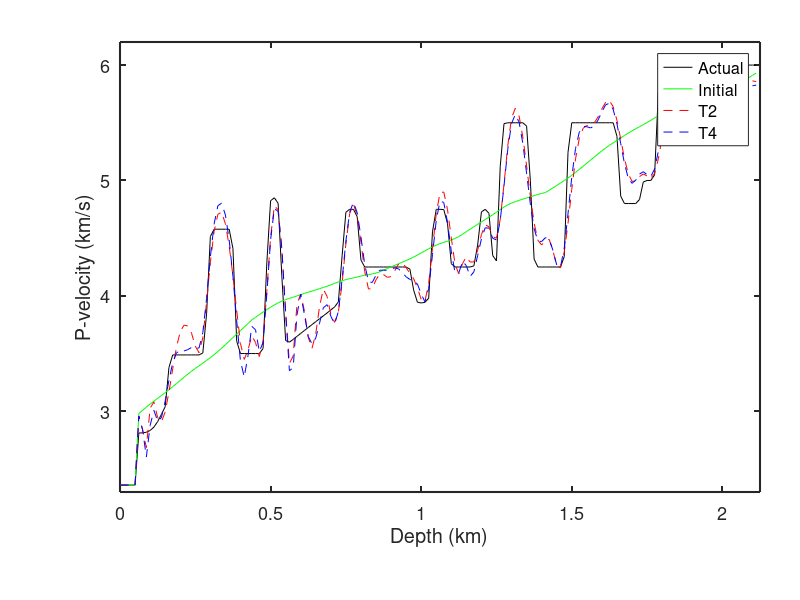
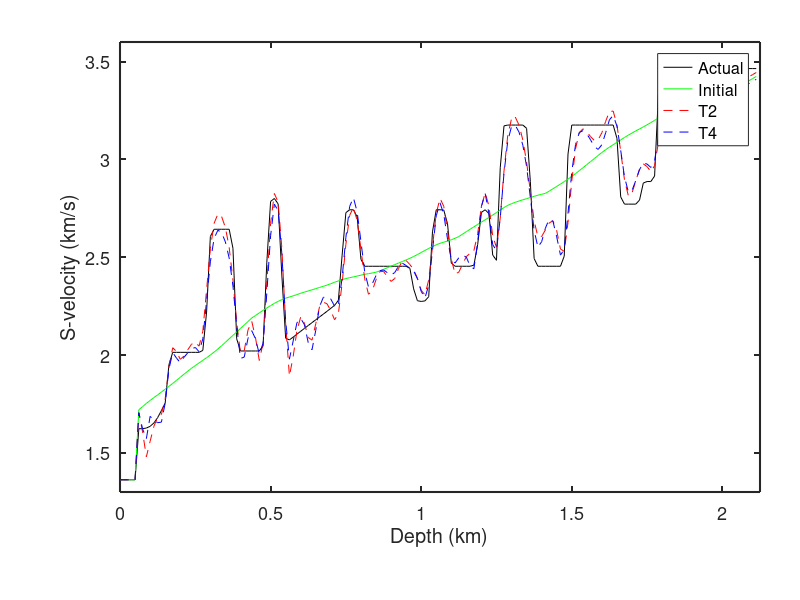
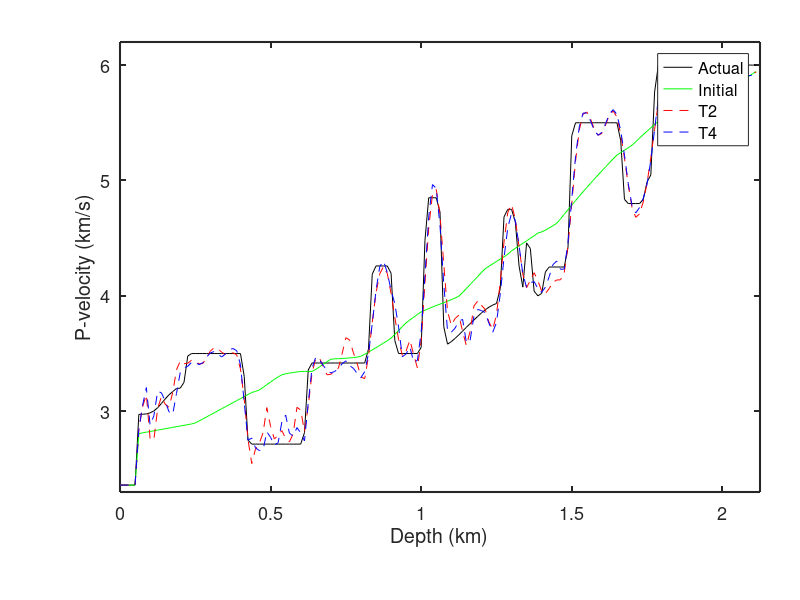
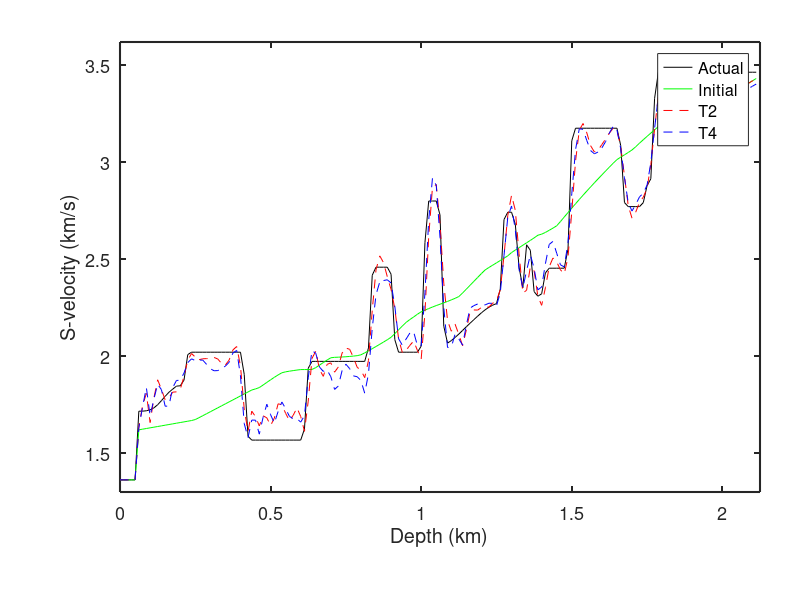

Source code (MATLAB) for these figures, in order: (Note: this script raises an error after producing the figures.)
clear;
clear all;
close all
clc;
nz=170;
nx=800;
nt=3000;
dx=12.5;dz=12.5;dt=0.001;
xx=0:dx:dx*(nx-1);
zz=0:dz:dz*(nz-1);
xx=xx/1000;
zz=zz/1000;
tt=0:dt:dt*(nt-1);

%% actual model
fid=fopen('acc_vp.dat','rb');
fid2=fopen('acc_vs.dat','rb');                                                                                                                   
p1=fread(fid,[nz,nx],'float');
p2=fread(fid2,[nz,nx],'float');
fclose(fid);fclose(fid2);
p1=p1/1000;
p2=p2/1000;

% maxp1=max(max(abs(p1)));
% maxp2=max(max(abs(p2)));
% p1=p1/maxp1;
% p2=p2/maxp1;

accp=p1;
accs=p2;

p_acc=p1(:,350);
s_acc=p2(:,350);

p_acc=p1(:,216);;
s_acc=p2(:,216);;


fid=fopen('ini_vp.dat','rb');
fid2=fopen('ini_vs.dat','rb');                                                                                                                   
p1=fread(fid,[nz,nx],'float');
p2=fread(fid2,[nz,nx],'float');
fclose(fid);fclose(fid2);
p1=p1/1000;
p2=p2/1000;

inip=p1;
inis=p2;

p_ini=p1(:,350);
s_ini=p2(:,350);

p_ini=p1(:,216);;
s_ini=p2(:,216);;
%% inversion
fid=fopen('5ifreq_vp.dat','rb');    %tra
fid2=fopen('5ifreq_vs.dat','rb');                                                                                                                   
p1=fread(fid,[nz,nx],'float');
p2=fread(fid2,[nz,nx],'float');
fclose(fid);fclose(fid2);

% maxp1=max(max(abs(p1)));
% maxp2=max(max(abs(p2)));
p1=p1/1000;
p2=p2/1000;

T2p=p1;
T2s=p2;


p=p1(:,216);
s=p2(:,216);

fid=fopen('5ifreq_vpn.dat','rb');
fid2=fopen('5ifreq_vsn.dat','rb');                                                                                                                   
p1=fread(fid,[nz,nx],'float');
p2=fread(fid2,[nz,nx],'float');
fclose(fid);fclose(fid2);
p1=p1/1000;
p2=p2/1000;
% maxp1=max(max(abs(p1)));
% maxp2=max(max(abs(p2)));
% p1=p1/maxp1;
% p2=p2/maxp1;

T4p=p1;
T4s=p2;

p_cov=p1(:,216);;
s_cov=p2(:,216);;

%%

figure(1)
h1=axes('position',[0.15 0.15 0.85 .85]);
set(gcf,'Position',[100 300 600 300]);
set(gca,'Position',[.15 .18 .80 .75]);
axis(h1);
h3=plot(zz,p_acc,'-k',zz,p_ini,'-g',zz,p,'--r',zz,p_cov,'--b');
xlabel('Depth (km)','fontsize',13);
ylabel('P-velocity (km/s)','fontsize',13);
set(gca,'fontsize',13);
axis([0 2.125 2.300 6.2000])
legend('Actual','Initial','T2','T4');

% h2=axes('position',[0.21 0.55 0.34 0.36]);
% axis(h2);
% 
%         figure_FontSize=13;  
%         set(get(gca,'XLabel'),'FontSize',figure_FontSize,'Vertical','middle'); 
%         set(get(gca,'YLabel'),'FontSize',figure_FontSize,'Vertical','middle'); 
%         set(findobj('FontSize',10),'FontSize',figure_FontSize);  
%         set(findobj(get(gca,'Children'),'LineWidth',1),'LineWidth',1); 
%         set(gcf, 'PaperPositionMode', 'manual');
% h4=plot(zz,p_acc,'-k',zz,p_ini,'-g',zz,p,'--r',zz,p_cov,'--b');
% axis([0.2 0.55 1.9 2.300]);
% hold on 
% h=[h3;h4];

set(h1,'LineWidth',1.5); 


figure(2)
h1=axes('position',[0.15 0.15 0.85 .85]);
set(gcf,'Position',[100 300 600 300]);
set(gca,'Position',[.15 .18 .80 .75]);
axis(h1);
h3=plot(zz,s_acc,'-k',zz,s_ini,'-g',zz,s,'--r',zz,s_cov,'--b');
xlabel('Depth (km)','fontsize',13);
ylabel('S-velocity (km/s)','fontsize',13);
set(gca,'fontsize',13);
axis([0 2.125 1.300 3.60])

% h2=axes('position',[0.21 0.55 0.34 0.36]);
% axis(h2);
% 
%         figure_FontSize=13;  
%         set(get(gca,'XLabel'),'FontSize',figure_FontSize,'Vertical','middle'); 
%         set(get(gca,'YLabel'),'FontSize',figure_FontSize,'Vertical','middle'); 
%         set(findobj('FontSize',10),'FontSize',figure_FontSize);  
%         set(findobj(get(gca,'Children'),'LineWidth',1),'LineWidth',1); 
%         set(gcf, 'PaperPositionMode', 'manual');
% h4=plot(zz,s_acc,'-k',zz,s_ini,'-g',zz,s,'--r',zz,s_cov,'--b');
% axis([0.5 0.88 1.25 1.7500]);
% hold on 
% h=[h3;h4];

set(h1,'LineWidth',1.5); 
legend('Actual','Initial','T2','T4');

%% actual model
fid=fopen('acc_vp.dat','rb');
fid2=fopen('acc_vs.dat','rb');                                                                                                                   
p1=fread(fid,[nz,nx],'float');
p2=fread(fid2,[nz,nx],'float');
fclose(fid);fclose(fid2);
p1=p1/1000;
p2=p2/1000;

% maxp1=max(max(abs(p1)));
% maxp2=max(max(abs(p2)));
% p1=p1/maxp1;
% p2=p2/maxp1;

p_acc=p1(:,568);
s_acc=p2(:,568);



fid=fopen('ini_vp.dat','rb');
fid2=fopen('ini_vs.dat','rb');                                                                                                                   
p1=fread(fid,[nz,nx],'float');
p2=fread(fid2,[nz,nx],'float');
fclose(fid);fclose(fid2);
p1=p1/1000;
p2=p2/1000;

p_ini=p1(:,568);
s_ini=p2(:,568);


%% inversion
fid=fopen('5ifreq_vp.dat','rb');    %tra
fid2=fopen('5ifreq_vs.dat','rb');                                                                                                                   
p1=fread(fid,[nz,nx],'float');
p2=fread(fid2,[nz,nx],'float');
fclose(fid);fclose(fid2);

% maxp1=max(max(abs(p1)));
% maxp2=max(max(abs(p2)));
p1=p1/1000;
p2=p2/1000;


p=p1(:,568);
s=p2(:,568);


fid=fopen('5ifreq_vpn.dat','rb');
fid2=fopen('5ifreq_vsn.dat','rb');                                                                                                                   
p1=fread(fid,[nz,nx],'float');
p2=fread(fid2,[nz,nx],'float');
fclose(fid);fclose(fid2);
p1=p1/1000;
p2=p2/1000;
% maxp1=max(max(abs(p1)));
% maxp2=max(max(abs(p2)));
% p1=p1/maxp1;
% p2=p2/maxp1;


p_cov=p1(:,568);
s_cov=p2(:,568);



%%

figure(3)
h1=axes('position',[0.15 0.15 0.85 .85]);
set(gcf,'Position',[100 300 600 300]);
set(gca,'Position',[.15 .18 .80 .75]);
axis(h1);
h3=plot(zz,p_acc,'-k',zz,p_ini,'-g',zz,p,'--r',zz,p_cov,'--b');
xlabel('Depth (km)','fontsize',13);
ylabel('P-velocity (km/s)','fontsize',13);
set(gca,'fontsize',13);
axis([0 2.125 2.300 6.20])

% h2=axes('position',[0.21 0.55 0.29 0.36]);
% axis(h2);
% 
%         figure_FontSize=13;  
%         set(get(gca,'XLabel'),'FontSize',figure_FontSize,'Vertical','middle'); 
%         set(get(gca,'YLabel'),'FontSize',figure_FontSize,'Vertical','middle'); 
%         set(findobj('FontSize',10),'FontSize',figure_FontSize);  
%         set(findobj(get(gca,'Children'),'LineWidth',1),'LineWidth',1); 
%         set(gcf, 'PaperPositionMode', 'manual');
% h4=plot(zz,p_acc,'-k',zz,p_ini,'-g',zz,p,'--r',zz,p_cov,'--b');
% axis([0.2 0.45 1.9 2.800]);
% hold on 
% h=[h3;h4];

set(h1,'LineWidth',1.5); 
legend('Actual','Initial','T2','T4');

figure(4)
h1=axes('position',[0.15 0.15 0.85 .85]);
set(gcf,'Position',[100 300 600 300]);
set(gca,'Position',[.15 .18 .80 .75]);
axis(h1);
h3=plot(zz,s_acc,'-k',zz,s_ini,'-g',zz,s,'--r',zz,s_cov,'--b');
xlabel('Depth (km)','fontsize',13);
ylabel('S-velocity (km/s)','fontsize',13);
set(gca,'fontsize',13);
axis([0 2.125 1.300 3.620])

% h2=axes('position',[0.21 0.55 0.29 0.36]);
% axis(h2);
% 
%         figure_FontSize=13;  
%         set(get(gca,'XLabel'),'FontSize',figure_FontSize,'Vertical','middle'); 
%         set(get(gca,'YLabel'),'FontSize',figure_FontSize,'Vertical','middle'); 
%         set(findobj('FontSize',10),'FontSize',figure_FontSize);  
%         set(findobj(get(gca,'Children'),'LineWidth',1),'LineWidth',1); 
%         set(gcf, 'PaperPositionMode', 'manual');
% h4=plot(zz,s_acc,'-k',zz,s_ini,'-g',zz,s,'--r',zz,s_cov,'--b');
% axis([0.5 0.82 1.4 1.7500]);
% hold on 
% h=[h3;h4];
legend('Actual','Initial','T2','T4');
set(h1,'LineWidth',1.5); 



 
figure; 

mx=max(max(accp(12:80,200:600)));mn=min(min(accp(12:80,200:600)));

imagesc(xx,zz,[accp(12:80,200:600) T2p(12:80,200:600) T4p(12:80,200:600)]);caxis([2.65 5.0])

set(gcf,'Position',[100 300 800 160]);
set(gca,'Position',[.10 .08 .760 .65]); %colorbar('position',[0.83 0.08 0.04 0.6]);
h=colorbar('position',[0.88 0.08 0.02 0.65]);
set(get(h,'ylabel'),'string','Velocity (m/s)','FontSize',13);
figure_FontSize=13;  
set(gca,'xaxislocation','top'); xlabel('x (km)');ylabel('z (km)');
%figure_FontSize=13;  
set(get(gca,'XLabel'),'FontSize',figure_FontSize); 
set(get(gca,'YLabel'),'FontSize',figure_FontSize); 
set(findobj('FontSize',13),'FontSize',figure_FontSize);  
set(findobj(get(gca,'Children'),'LineWidth',1),'LineWidth',2); 
set(gcf, 'PaperPositionMode', 'manual');
set(gca,'fontsize',13);


figure; 

mx=max(max(accs(12:80,200:600)));mn=min(min(accs(12:80,200:600)));

imagesc(xx,zz,[accs(12:80,200:600) T2s(12:80,200:600) T4s(12:80,200:600)]);caxis([1.5 3])

set(gcf,'Position',[100 300 800 160]);
set(gca,'Position',[.10 .08 .760 .65]); %colorbar('position',[0.83 0.08 0.04 0.6]);
h=colorbar('position',[0.88 0.08 0.02 0.65]);
set(get(h,'ylabel'),'string','Velocity (m/s)','FontSize',13);
figure_FontSize=13;  
set(gca,'xaxislocation','top'); xlabel('x (km)');ylabel('z (km)');
%figure_FontSize=13;  
set(get(gca,'XLabel'),'FontSize',figure_FontSize); 
set(get(gca,'YLabel'),'FontSize',figure_FontSize); 
set(findobj('FontSize',13),'FontSize',figure_FontSize);  
set(findobj(get(gca,'Children'),'LineWidth',1),'LineWidth',2); 
set(gcf, 'PaperPositionMode', 'manual');
set(gca,'fontsize',13);
